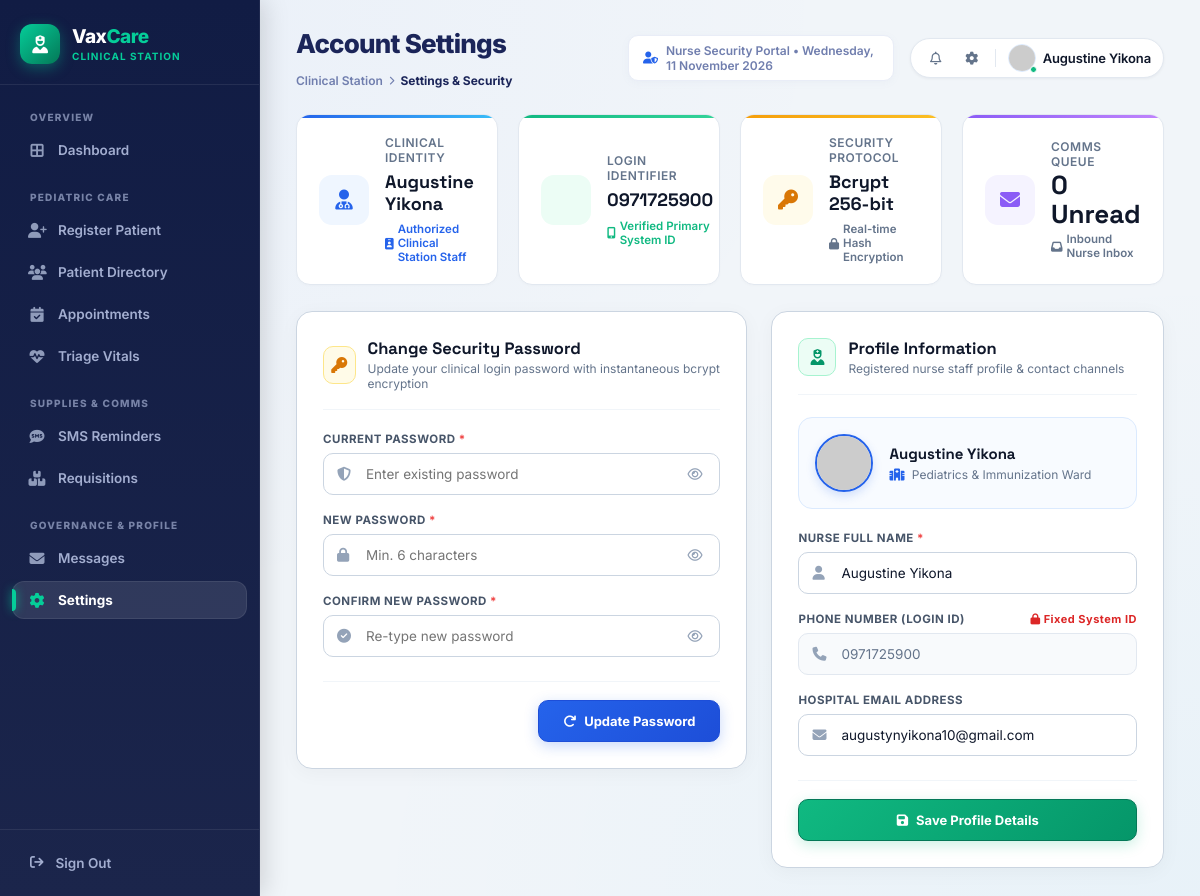
The page /SchoolProject2/nurse/settings.php (signed in) on the database its author committed.
### tables this page shows
CREATE TABLE `users` (
  `id` int(11) NOT NULL AUTO_INCREMENT,
  `name` varchar(100) NOT NULL,
  `phone` varchar(20) NOT NULL,
  `email` varchar(150) DEFAULT NULL,
  `password_hash` varchar(255) NOT NULL,
  `role` enum('guardian','nurse','pharmacist','pharmacy','doctor','admin') DEFAULT 'guardian',
  `profile_pic` varchar(255) DEFAULT NULL,
  `is_on_duty` tinyint(1) DEFAULT 1,
  `created_at` timestamp NOT NULL DEFAULT current_timestamp(),
  PRIMARY KEY (`id`),
  UNIQUE KEY `phone` (`phone`)
);

### SchoolProject2/nurse/settings.php (the view, shortened to what this page needs)
<?php
include '../config/db.php';
$user_id = $_SESSION['user_id'];
$stmt = $pdo->prepare("SELECT id, name, phone, email, profile_pic, password_hash, role, created_at FROM users WHERE id = ?");
$stmt->execute([$user_id]);
$user_profile = $stmt->fetch(PDO::FETCH_ASSOC);
$nurse_name = $user_profile['name'] ?? $_SESSION['name'] ?? 'Bupe';
$profile_pic = ($user_profile['profile_pic'])
    ? '../uploads/' . htmlspecialchars($user_profile['profile_pic'])
    : "https://ui-avatars.com/api/?name=" . urlencode($nurse_name) . "&background=2563eb&color=fff&bold=true";
$stmt = $pdo->prepare("SELECT COUNT(*) FROM messages WHERE (receiver_id = ? OR recipient_role = 'nurse') AND is_read = 0");
$stmt->execute([$user_id]);
$unread_msg_count = (int)$stmt->fetchColumn();
$current_date = date('l, d F Y');
?>
<!DOCTYPE html>
<html lang="en">
<head>
    <link rel="stylesheet" href="https://cdnjs.cloudflare.com/ajax/libs/font-awesome/6.4.0/css/all.min.css">
    <link rel="stylesheet" href="../css/nurse_theme.css">
</head>
<body class="app-body">
    <aside class="sidebar" id="nurseSidebar">
        <div class="sidebar-brand-box">
            <a href="dashboard.php" class="sidebar-brand-link">
                <div class="sidebar-brand-icon"><i class="fa-solid fa-user-nurse"></i></div>
                <div class="sidebar-brand-info">
                    <span class="sidebar-brand-title">Vax<span>Care</span></span>
                    <span class="sidebar-brand-sub">Clinical Station</span>
                </div>
            </a>
        </div>
        <nav class="sidebar-menu">
            <div class="sidebar-section-title">Overview</div>
            <a href="dashboard.php" class="sidebar-item">
                <i class="fa-solid fa-border-all"></i> Dashboard
            </a>
            <div class="sidebar-section-title">Pediatric Care</div>
            <a href="register_patient.php" class="sidebar-item">
                <i class="fa-solid fa-user-plus"></i> Register Patient
            </a>
            <a href="patients.php" class="sidebar-item">
                <i class="fa-solid fa-users"></i> Patient Directory
            </a>
            <a href="appointments.php" class="sidebar-item">
                <i class="fa-solid fa-calendar-check"></i> Appointments
            </a>
            <a href="triage.php" class="sidebar-item">
                <i class="fa-solid fa-heart-pulse"></i> Triage Vitals
            </a>
            <div class="sidebar-section-title">Supplies &amp; Comms</div>
            <a href="sms_reminders.php" class="sidebar-item">
                <i class="fa-solid fa-comment-sms"></i> SMS Reminders
            </a>
            <a href="requisition.php" class="sidebar-item">
                <i class="fa-solid fa-boxes-stacked"></i> Requisitions
            </a>
            <div class="sidebar-section-title">Governance &amp; Profile</div>
            <a href="messages.php" class="sidebar-item">
                <i class="fa-solid fa-envelope"></i> Messages
            </a>
            <a href="settings.php" class="sidebar-item active">
                <i class="fa-solid fa-gear"></i> Settings
            </a>
        </nav>
        <div class="sidebar-logout">
            <a href="../auth/logout.php">
                <i class="fa-solid fa-arrow-right-from-bracket"></i> Sign Out
            </a>
        </div>
    </aside>
    <main class="app-main">
        <header class="app-topbar">
            <div style="display:flex; align-items:center;">
                <div class="topbar-left" style="display:flex; flex-direction:row; align-items:center; gap:14px; flex-wrap:wrap;">
                    <h1>Account Settings</h1>
                    <div class="topbar-breadcrumbs" style="display:flex; align-items:center; gap:6px; margin:0;">
                        <span>Clinical Station</span>
                        <i class="fa-solid fa-chevron-right" style="font-size:9px;"></i>
                        <span class="current">Settings &amp; Security</span>
                    </div>
                </div>
            </div>
            <div class="topbar-center" style="display:flex; align-items:center; justify-content:center;">
                <div class="date-range">
                    <i class="fa-solid fa-user-shield"></i> Nurse Security Portal &bull; <?= $current_date ?>
                </div>
            </div>
            <div class="topbar-right">
                <div class="topbar-control-pill">
                    <a href="messages.php" class="topbar-action-btn" title="Messages">
                        <i class="fa-regular fa-bell"></i>
                    </a>
                    <a href="settings.php" class="topbar-action-btn active" title="Settings">
                        <i class="fa-solid fa-gear"></i>
                    </a>
                    <div class="topbar-profile">
                        <div class="topbar-avatar-wrap">
                            <img src="<?= htmlspecialchars($profile_pic) ?>" alt="<?= htmlspecialchars($nurse_name) ?>">
                            <span class="avatar-status-dot"></span>
                        </div>
                        <div class="topbar-profile-info">
                            <span class="topbar-profile-name"><?= htmlspecialchars($nurse_name) ?></span>
                        </div>
                    </div>
                </div>
            </div>
        </header>
        <div class="stats-grid" style="grid-template-columns: repeat(4, 1fr); gap: 20px; margin-bottom: 26px;">
            <div class="stat-card card-blue">
                <div class="stat-icon icon-blue">
                    <i class="fa-solid fa-user-doctor"></i>
                </div>
                <div class="stat-info">
                    <div class="stat-label">Clinical Identity</div>
                    <div class="stat-value" style="font-size:18px; line-height:1.2; margin: 4px 0;"><?= htmlspecialchars($nurse_name) ?></div>
                    <div class="stat-trend trend-neutral" style="color:#2563eb;">
                        <i class="fa-solid fa-id-badge"></i> Authorized Clinical Station Staff
                    </div>
                </div>
            </div>
            <div class="stat-card card-green">
                <div class="stat-icon icon-green">
                </div>
                <div class="stat-info">
                    <div class="stat-label">Login Identifier</div>
                    <div class="stat-value" style="font-size:18px; line-height:1.2; margin: 4px 0;"><?= htmlspecialchars($user_profile['phone']) ?></div>
                    <div class="stat-trend trend-neutral" style="color:#10b981;">
                        <i class="fa-solid fa-mobile-screen-button"></i> Verified Primary System ID
                    </div>
                </div>
            </div>
            <div class="stat-card card-amber">
                <div class="stat-icon icon-amber">
                    <i class="fa-solid fa-key"></i>
                </div>
                <div class="stat-info">
                    <div class="stat-label">Security Protocol</div>
                    <div class="stat-value" style="font-size:18px; line-height:1.2; margin: 4px 0;">Bcrypt 256-bit</div>
                    <div class="stat-trend trend-neutral">
                        <i class="fa-solid fa-lock"></i> Real-time Hash Encryption
                    </div>
                </div>
            </div>
            <div class="stat-card card-purple">
                <div class="stat-icon icon-purple">
                    <i class="fa-solid fa-envelope"></i>
                </div>
                <div class="stat-info">
                    <div class="stat-label">Comms Queue</div>
                    <div class="stat-value"><?= number_format($unread_msg_count) ?> Unread</div>
                    <div class="stat-trend trend-neutral" style="color:<?= $unread_msg_count > 0 ? '#7c3aed' : '#64748b' ?>;">
                        <i class="fa-solid fa-inbox"></i> Inbound Nurse Inbox
                    </div>
                </div>
            </div>
        </div>
        <div class="settings-grid-layout">
            <div class="settings-card">
                <div class="settings-card-header">
                    <div class="settings-card-title">
                        <div class="settings-icon-pill icon-pill-amber">
                            <i class="fa-solid fa-key"></i>
                        </div>
                        <div>
                            <h3 style="font-family:'Space Grotesk',sans-serif; font-size:16.5px; font-weight:700; color:#0f172a; margin:0;">
                                Change Security Password
                            </h3>
                            <p style="font-size:12px; color:#64748b; margin:2px 0 0 0;">
                                Update your clinical login password with instantaneous bcrypt encryption
                            </p>
                        </div>
                    </div>
                </div>
                <form method="POST">
                    <div style="margin-bottom: 18px;">
                        <label class="form-label-styled">Current Password <span style="color:#ef4444;">*</span></label>
                        <div class="input-icon-wrap">
                            <i class="fa-solid fa-shield-halved prefix-icon"></i>
                            <input type="password" name="current_password" id="currPwdInput" class="form-control-styled" placeholder="Enter existing password" required>
                            <button type="button" class="toggle-pwd-btn" onclick="togglePasswordVisibility('currPwdInput', this)">
                                <i class="fa-regular fa-eye"></i>
                            </button>
                        </div>
                    </div>
                    <div style="margin-bottom: 18px;">
                        <label class="form-label-styled">New Password <span style="color:#ef4444;">*</span></label>
                        <div class="input-icon-wrap">
                            <i class="fa-solid fa-lock prefix-icon"></i>
                            <input type="password" name="new_password" id="newPwdInput" class="form-control-styled" placeholder="Min. 6 characters" minlength="6" required>
                            <button type="button" class="toggle-pwd-btn" onclick="togglePasswordVisibility('newPwdInput', this)">
                                <i class="fa-regular fa-eye"></i>
                            </button>
                        </div>
                    </div>
                    <div style="margin-bottom: 24px;">
                        <label class="form-label-styled">Confirm New Password <span style="color:#ef4444;">*</span></label>
                        <div class="input-icon-wrap">
                            <i class="fa-solid fa-circle-check prefix-icon"></i>
                            <input type="password" name="confirm_password" id="confPwdInput" class="form-control-styled" placeholder="Re-type new password" minlength="6" required>
                            <button type="button" class="toggle-pwd-btn" onclick="togglePasswordVisibility('confPwdInput', this)">
                                <i class="fa-regular fa-eye"></i>
                            </button>
                        </div>
                    </div>
                    <div style="display:flex; justify-content:flex-end; border-top:1px solid #f1f5f9; padding-top:18px;">
                        <button type="submit" class="nr-btn nr-btn-primary" style="padding:12px 24px; font-weight:700; border: 1.5px solid #1d4ed8; box-shadow:0 4px 14px rgba(37,99,235,0.25);">
                            <i class="fa-solid fa-arrow-rotate-right"></i> Update Password
                        </button>
                    </div>
                </form>
            </div>
            <div class="settings-card">
                <div class="settings-card-header">
                    <div class="settings-card-title">
                        <div class="settings-icon-pill icon-pill-emerald">
                            <i class="fa-solid fa-user-nurse"></i>
                        </div>
                        <div>
                            <h3 style="font-family:'Space Grotesk',sans-serif; font-size:16.5px; font-weight:700; color:#0f172a; margin:0;">
                                Profile Information
                            </h3>
                            <p style="font-size:12px; color:#64748b; margin:2px 0 0 0;">
                                Registered nurse staff profile &amp; contact channels
                            </p>
                        </div>
                    </div>
                </div>
                <div class="avatar-preview-banner">
                    <img src="<?= htmlspecialchars($profile_pic) ?>" alt="<?= htmlspecialchars($nurse_name) ?>" class="avatar-preview-img">
                    <div class="avatar-preview-meta">
                        <h4><?= htmlspecialchars($nurse_name) ?></h4>
                        <p><i class="fa-solid fa-hospital" style="color:#2563eb; margin-right:4px;"></i> Pediatrics &amp; Immunization Ward</p>
                    </div>
                </div>
                <form method="POST">
                    <div style="margin-bottom: 18px;">
                        <label class="form-label-styled">Nurse Full Name <span style="color:#ef4444;">*</span></label>
                        <div class="input-icon-wrap">
                            <i class="fa-solid fa-user prefix-icon"></i>
                            <input type="text" name="name" class="form-control-styled" value="<?= htmlspecialchars($nurse_name) ?>" required>
                        </div>
                    </div>
                    <div style="margin-bottom: 18px;">
                        <label class="form-label-styled" style="display:flex; justify-content:space-between; align-items:center;">
                            <span>Phone Number (Login ID)</span>
                            <span style="color:#dc2626; font-size:11px; text-transform:none; font-weight:700;"><i class="fa-solid fa-lock"></i> Fixed System ID</span>
                        </label>
                        <div class="input-icon-wrap">
                            <i class="fa-solid fa-phone prefix-icon"></i>
                            <input type="tel" class="form-control-styled locked-field" value="<?= htmlspecialchars($user_profile['phone']) ?>" readonly disabled>
                        </div>
                    </div>
                    <div style="margin-bottom: 24px;">
                        <label class="form-label-styled">Hospital Email Address</label>
                        <div class="input-icon-wrap">
                            <i class="fa-solid fa-envelope prefix-icon"></i>
                            <input type="email" name="email" class="form-control-styled" value="<?= htmlspecialchars($user_profile['email'] ?? '') ?>" placeholder="nurse@vaxicare.adch.gov.zm">
                        </div>
                    </div>
                    <div style="display:flex; justify-content:flex-end; border-top:1px solid #f1f5f9; padding-top:18px;">
                        <button type="submit" class="nr-btn nr-btn-emerald" style="padding:12px 24px; font-weight:700; width:100%; border: 1.5px solid #047857; box-shadow:0 4px 14px rgba(16,185,129,0.22);">
                            <i class="fa-solid fa-floppy-disk"></i> Save Profile Details
                        </button>
                    </div>
                </form>
            </div>
        </div>
    </main>
</body>
</html>

### rows shown on the page
users: name "Augustine Yikona", phone "0971725900", email "augustynyikona10@gmail.com"

### other values the page prints
$unread_msg_count "0"
